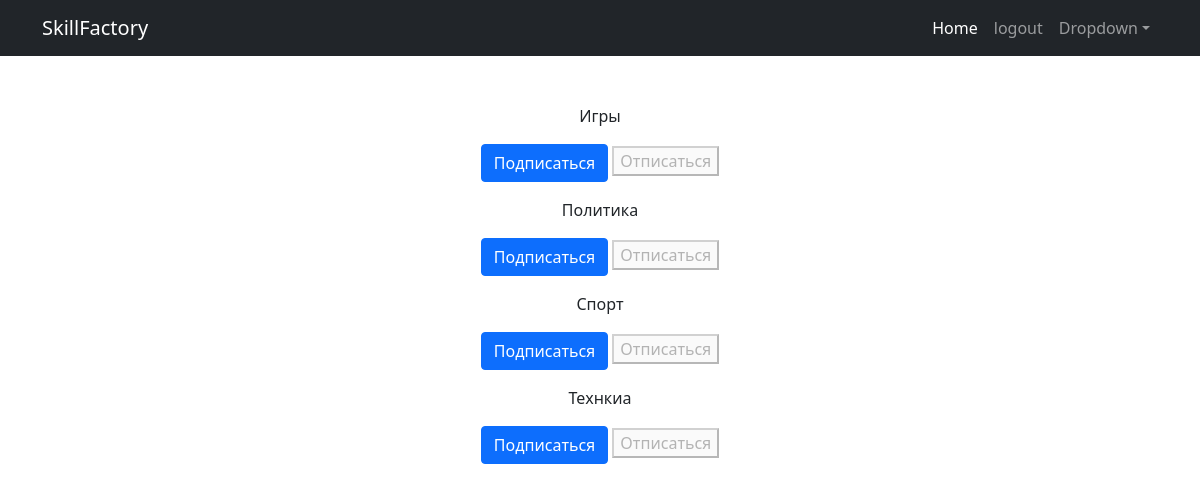
The page /news/subscriptions/ (signed in) on the database its author committed.
### news/models.py (models this page shows, shortened)
class Category(models.Model):
    name_category = models.CharField(max_length=128, unique=True)
    class Meta:
        verbose_name = ("Категория")
        verbose_name_plural = ("Категории")

### news/views.py (the view, shortened to what this page needs)
# urls.py: path('subscriptions/', subscriptions, name='subscriptions')
@login_required
@csrf_protect
def subscriptions(request):
    categories_with_subscriptions = Category.objects.annotate(
        user_subscribed=Exists(
            Subscription.objects.filter(
                user=request.user,
                category=OuterRef('pk'),
            )
        )
    ).order_by('name_category')
    return render(
        request,
        'subscriptions.html',
        {'categories': categories_with_subscriptions},
    )

### templates/subscriptions.html (shortened to what this page needs)
<!DOCTYPE html>
{% extends 'default.html' %}
{% block content %}
    {% for category in categories  %}
        <p>
            {{ category.name_category }}
            <form method="post">
                {% if category.user_subscribed %}
                    <button disabled>Подписаться</button>
                    <button name="action" class="btn btn-danger" value="unsubscribe">Отписаться</button>
                {% else %}
                    <button name="action" class="btn btn-primary" value="subscribe">Подписаться</button>
                    <button disabled>Отписаться</button>
                {% endif %}
            </form>
        </p>
    {% endfor %}
{% endblock %}

### rows shown on the page
Category: name_category "Игры", shows "Подписаться"
Category: name_category "Политика", shows "Подписаться"
Category: name_category "Спорт", shows "Подписаться"
Category: name_category "Технкиа", shows "Подписаться"
